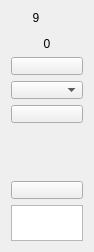
        <widget class="QWidget" name="widget_10" native="true">
         <property name="maximumSize">
          <size>
           <width>68</width>
           <height>16777215</height>
          </size>
         </property>
         <layout class="QVBoxLayout" name="verticalLayout_10" stretch="0,10,1,1,1,1,0,1,0">
          <item>
           <widget class="QLabel" name="lbl_ChName_9">
            <property name="maximumSize">
             <size>
              <width>50</width>
              <height>16777215</height>
             </size>
            </property>
            <property name="text">
             <string>9</string>
            </property>
            <property name="alignment">
             <set>Qt::AlignCenter</set>
            </property>
           </widget>
          </item>
          <item>
           <widget class="VolumeWidget" name="Disp_Level_9" native="true">
            <property name="minimumSize">
             <size>
              <width>0</width>
              <height>0</height>
             </size>
            </property>
            <property name="maximumSize">
             <size>
              <width>40</width>
              <height>16777215</height>
             </size>
            </property>
            <property name="MaxValue" stdset="0">
             <number>20</number>
            </property>
            <property name="MinValue" stdset="0">
             <number>-80</number>
            </property>
            <property name="SingleTrack" stdset="0">
             <bool>true</bool>
            </property>
            <property name="ScaleLabel" stdset="0">
             <bool>true</bool>
            </property>
           </widget>
          </item>
          <item>
           <widget class="QLabel" name="lbl_Level_9">
            <property name="maximumSize">
             <size>
              <width>16777215</width>
              <height>16777215</height>
             </size>
            </property>
            <property name="text">
             <string>0</string>
            </property>
            <property name="alignment">
             <set>Qt::AlignCenter</set>
            </property>
           </widget>
          </item>
          <item>
           <widget class="QPushButton" name="btn_Phantom_9">
            <property name="minimumSize">
             <size>
              <width>50</width>
              <height>18</height>
             </size>
            </property>
            <property name="maximumSize">
             <size>
              <width>16777215</width>
              <height>18</height>
             </size>
            </property>
            <property name="focusPolicy">
             <enum>Qt::StrongFocus</enum>
            </property>
            <property name="text">
             <string/>
            </property>
            <property name="checkable">
             <bool>true</bool>
            </property>
           </widget>
          </item>
          <item>
           <widget class="QComboBox" name="comboBox_PreampGain_9">
            <property name="minimumSize">
             <size>
              <width>0</width>
              <height>18</height>
             </size>
            </property>
            <property name="maximumSize">
             <size>
              <width>16777215</width>
              <height>18</height>
             </size>
            </property>
            <property name="focusPolicy">
             <enum>Qt::StrongFocus</enum>
            </property>
            <property name="currentIndex">
             <number>-1</number>
            </property>
           </widget>
          </item>
          <item>
           <widget class="QPushButton" name="btnInvert_9">
            <property name="minimumSize">
             <size>
              <width>0</width>
              <height>18</height>
             </size>
            </property>
            <property name="maximumSize">
             <size>
              <width>16777215</width>
              <height>18</height>
             </size>
            </property>
            <property name="focusPolicy">
             <enum>Qt::StrongFocus</enum>
            </property>
            <property name="text">
             <string/>
            </property>
            <property name="checkable">
             <bool>true</bool>
            </property>
           </widget>
          </item>
          <item alignment="Qt::AlignHCenter">
           <widget class="ConfigGainWidget" name="spinBoxGain_9" native="true">
            <property name="minimumSize">
             <size>
              <width>46</width>
              <height>46</height>
             </size>
            </property>
            <property name="Value" stdset="0">
             <double>0.000000000000000</double>
            </property>
            <property name="MaxValue" stdset="0">
             <double>12.000000000000000</double>
            </property>
            <property name="MinValue" stdset="0">
             <double>-100.000000000000000</double>
            </property>
            <property name="Decimals" stdset="0">
             <number>1</number>
            </property>
           </widget>
          </item>
          <item>
           <widget class="QPushButton" name="btnMute_9">
            <property name="minimumSize">
             <size>
              <width>0</width>
              <height>18</height>
             </size>
            </property>
            <property name="maximumSize">
             <size>
              <width>16777215</width>
              <height>18</height>
             </size>
            </property>
            <property name="focusPolicy">
             <enum>Qt::StrongFocus</enum>
            </property>
            <property name="text">
             <string/>
            </property>
            <property name="checkable">
             <bool>true</bool>
            </property>
           </widget>
          </item>
          <item>
           <widget class="QTextEdit" name="textEdit_9">
            <property name="minimumSize">
             <size>
              <width>0</width>
              <height>36</height>
             </size>
            </property>
            <property name="maximumSize">
             <size>
              <width>16777215</width>
              <height>36</height>
             </size>
            </property>
           </widget>
          </item>
         </layout>
        </widget>
